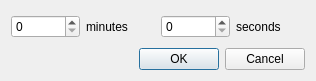
<?xml version="1.0" encoding="UTF-8"?>
<ui version="4.0">
 <class>Meerkat::ReloadTimeDialog</class>
 <widget class="QDialog" name="Meerkat::ReloadTimeDialog">
  <property name="geometry">
   <rect>
    <x>0</x>
    <y>0</y>
    <width>316</width>
    <height>81</height>
   </rect>
  </property>
  <property name="windowTitle">
   <string>Automatic Page Reload</string>
  </property>
  <layout class="QVBoxLayout" name="verticalLayout">
   <item>
    <layout class="QHBoxLayout" name="horizontalLayout">
     <item>
      <widget class="QSpinBox" name="minutesSpinBox">
       <property name="maximum">
        <number>99999</number>
       </property>
      </widget>
     </item>
     <item>
      <widget class="QLabel" name="minutesLabel">
       <property name="text">
        <string>minutes</string>
       </property>
       <property name="buddy">
        <cstring>minutesSpinBox</cstring>
       </property>
      </widget>
     </item>
     <item>
      <widget class="QSpinBox" name="secondsSpinBox">
       <property name="maximum">
        <number>99999</number>
       </property>
      </widget>
     </item>
     <item>
      <widget class="QLabel" name="secondsLabel">
       <property name="text">
        <string>seconds</string>
       </property>
       <property name="buddy">
        <cstring>secondsSpinBox</cstring>
       </property>
      </widget>
     </item>
    </layout>
   </item>
   <item>
    <widget class="QDialogButtonBox" name="buttonBox">
     <property name="orientation">
      <enum>Qt::Horizontal</enum>
     </property>
     <property name="standardButtons">
      <set>QDialogButtonBox::Cancel|QDialogButtonBox::Ok</set>
     </property>
    </widget>
   </item>
  </layout>
 </widget>
 <resources/>
 <connections>
  <connection>
   <sender>buttonBox</sender>
   <signal>accepted()</signal>
   <receiver>Meerkat::ReloadTimeDialog</receiver>
   <slot>accept()</slot>
   <hints>
    <hint type="sourcelabel">
     <x>248</x>
     <y>254</y>
    </hint>
    <hint type="destinationlabel">
     <x>157</x>
     <y>274</y>
    </hint>
   </hints>
  </connection>
  <connection>
   <sender>buttonBox</sender>
   <signal>rejected()</signal>
   <receiver>Meerkat::ReloadTimeDialog</receiver>
   <slot>reject()</slot>
   <hints>
    <hint type="sourcelabel">
     <x>316</x>
     <y>260</y>
    </hint>
    <hint type="destinationlabel">
     <x>286</x>
     <y>274</y>
    </hint>
   </hints>
  </connection>
 </connections>
</ui>
